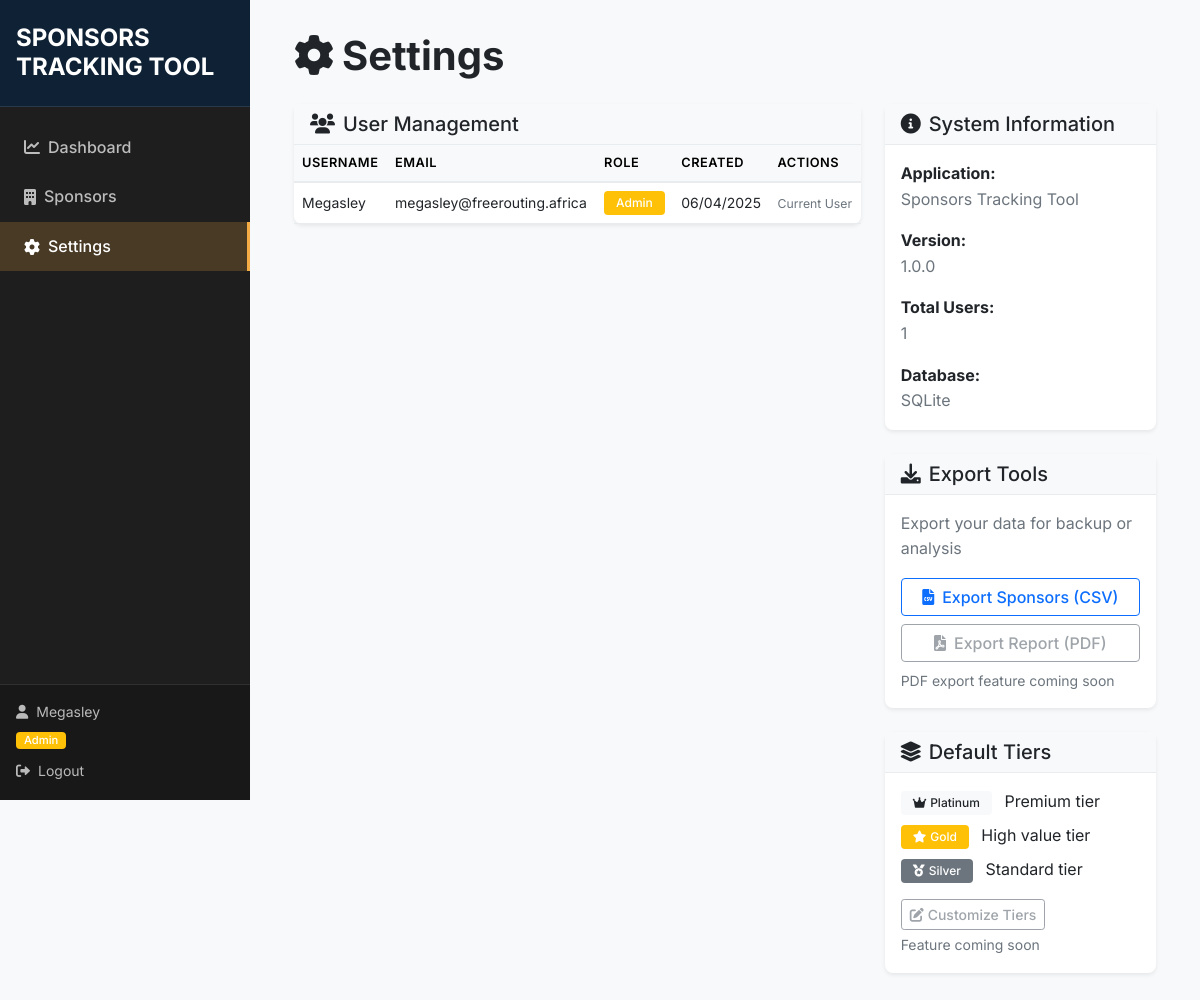
/settings (signed in), run on the app's committed database.
### models.py (models this page shows, shortened)
class User(UserMixin, db.Model):
    id = db.Column(db.Integer, primary_key=True)
    username = db.Column(db.String(64), unique=True, nullable=False)
    email = db.Column(db.String(120), unique=True, nullable=False)
    password_hash = db.Column(db.String(256), nullable=False)
    role = db.Column(db.String(20), default='viewer')  # 'admin' or 'viewer'
    is_admin = db.Column(db.Boolean, default=False)  # Keep for backward compatibility
    created_at = db.Column(db.DateTime, default=datetime.utcnow)
    def is_admin_user(self):
        return self.role == 'admin' or self.is_admin

### routes.py (the view)
@main_bp.route('/settings')
@admin_required
def settings():
    users = User.query.all()
    return render_template('settings.html', users=users)

### auth.py (called while the page is built)
@login_manager.user_loader
def load_user(user_id):
    return User.query.get(int(user_id))

### templates/settings.html (shortened to what this page needs)
{% extends "base_auth.html" %}
{% block content %}
<div class="container-fluid">
    <div class="row">
        <div class="col-12">
            <h1 class="text-navy fw-bold mb-4">
                <i class="fas fa-cog me-2"></i>Settings
            </h1>
        </div>
    </div>
    <div class="row">
        <div class="col-lg-8">
            <div class="card">
                <div class="card-header bg-light">
                    <h5 class="card-title mb-0">
                        <i class="fas fa-users me-2"></i>User Management
                    </h5>
                </div>
                <div class="card-body p-0">
                    {% if users %}
                    <div class="table-responsive">
                        <table class="table table-hover mb-0">
                            <thead class="table-light">
                                <tr>
                                    <th>Username</th>
                                    <th>Email</th>
                                    <th>Role</th>
                                    <th>Created</th>
                                    <th>Actions</th>
                                </tr>
                            </thead>
                            <tbody>
                                {% for user in users %}
                                <tr>
                                    <td class="fw-semibold">{{ user.username }}</td>
                                    <td>{{ user.email }}</td>
                                    <td>
                                        <span class="badge bg-{{ 'warning' if user.role == 'admin' else 'info' }}">
                                            {{ user.role.title() }}
                                        </span>
                                    </td>
                                    <td>{{ user.created_at.strftime('%m/%d/%Y') }}</td>
                                    <td>
                                        {% if user.id != current_user.id %}
                                        <form method="POST" action="{{ url_for('main.change_user_role', user_id=user.id) }}" class="d-inline">
                                            <select name="role" class="form-select form-select-sm d-inline-block w-auto me-2" onchange="this.form.submit()">
                                                <option value="admin" {{ 'selected' if user.role == 'admin' else '' }}>Admin</option>
                                                <option value="viewer" {{ 'selected' if user.role == 'viewer' else '' }}>Viewer</option>
                                            </select>
                                        </form>
                                        {% else %}
                                        <span class="text-muted small">Current User</span>
                                        {% endif %}
                                    </td>
                                </tr>
                                {% endfor %}
                            </tbody>
                        </table>
                    </div>
                    {% else %}
                    <div class="text-center py-4">
                        <i class="fas fa-users fa-2x text-muted mb-3"></i>
                        <p class="text-muted">No users found</p>
                    </div>
                    {% endif %}
                </div>
            </div>
        </div>
        <div class="col-lg-4">
            <div class="card">
                <div class="card-header bg-light">
                    <h5 class="card-title mb-0">
                        <i class="fas fa-info-circle me-2"></i>System Information
                    </h5>
                </div>
                <div class="card-body">
                    <div class="mb-3">
                        <strong>Application:</strong><br>
                        <span class="text-muted">Sponsors Tracking Tool</span>
                    </div>
                    <div class="mb-3">
                        <strong>Version:</strong><br>
                        <span class="text-muted">1.0.0</span>
                    </div>
                    <div class="mb-3">
                        <strong>Total Users:</strong><br>
                        <span class="text-muted">{{ users|length }}</span>
                    </div>
                    <div class="mb-0">
                        <strong>Database:</strong><br>
                        <span class="text-muted">SQLite</span>
                    </div>
                </div>
            </div>
            <div class="card mt-4">
                <div class="card-header bg-light">
                    <h5 class="card-title mb-0">
                        <i class="fas fa-download me-2"></i>Export Tools
                    </h5>
                </div>
                <div class="card-body">
                    <p class="text-muted mb-3">Export your data for backup or analysis</p>
                    <div class="d-grid gap-2">
                        <a href="{{ url_for('main.export_sponsors') }}" class="btn btn-outline-primary">
                            <i class="fas fa-file-csv me-2"></i>Export Sponsors (CSV)
                        </a>
                        <button class="btn btn-outline-secondary" disabled>
                            <i class="fas fa-file-pdf me-2"></i>Export Report (PDF)
                        </button>
                    </div>
                    <div class="form-text mt-2">
                        PDF export feature coming soon
                    </div>
                </div>
            </div>
            <div class="card mt-4">
                <div class="card-header bg-light">
                    <h5 class="card-title mb-0">
                        <i class="fas fa-layer-group me-2"></i>Default Tiers
                    </h5>
                </div>
                <div class="card-body">
                    <div class="mb-2">
                        <span class="badge bg-light text-dark me-2">
                            <i class="fas fa-crown me-1"></i>Platinum
                        </span>
                        Premium tier
                    </div>
                    <div class="mb-2">
                        <span class="badge bg-warning me-2">
                            <i class="fas fa-star me-1"></i>Gold
                        </span>
                        High value tier
                    </div>
                    <div class="mb-3">
                        <span class="badge bg-secondary me-2">
                            <i class="fas fa-medal me-1"></i>Silver
                        </span>
                        Standard tier
                    </div>
                    <button class="btn btn-sm btn-outline-secondary" disabled>
                        <i class="fas fa-edit me-1"></i>Customize Tiers
                    </button>
                    <div class="form-text mt-1">
                        Feature coming soon
                    </div>
                </div>
            </div>
        </div>
    </div>
</div>
{% endblock %}

### templates/base_auth.html (shortened to what this page needs)
<!DOCTYPE html>
<html lang="en">
<head>
    <link href="https://cdn.jsdelivr.net/npm/bootstrap@5.1.3/dist/css/bootstrap.min.css" rel="stylesheet">
    <link href="https://cdnjs.cloudflare.com/ajax/libs/font-awesome/6.0.0/css/all.min.css" rel="stylesheet">
    <link href="{{ url_for('static', filename='css/style.css') }}" rel="stylesheet">
</head>
<body>
    <div class="app-container">
        <nav class="sidebar">
            <div class="sidebar-header">
                <h4 class="text-white fw-bold mb-0">SPONSORS TRACKING TOOL</h4>
            </div>
            <div class="sidebar-menu">
                <a href="{{ url_for('main.dashboard') }}"
                   class="sidebar-link {% if request.endpoint == 'main.dashboard' %}active{% endif %}">
                    <i class="fas fa-chart-line me-2"></i>Dashboard
                </a>
                <a href="{{ url_for('main.sponsors') }}"
                   class="sidebar-link {% if request.endpoint in ['main.sponsors', 'main.sponsor_detail', 'main.add_sponsor', 'main.edit_sponsor'] %}active{% endif %}">
                    <i class="fas fa-building me-2"></i>Sponsors
                </a>
                {% if current_user.role == 'admin' or current_user.is_admin %}
                <a href="{{ url_for('main.settings') }}"
                   class="sidebar-link {% if request.endpoint == 'main.settings' %}active{% endif %}">
                    <i class="fas fa-cog me-2"></i>Settings
                </a>
                {% endif %}
            </div>
            <div class="sidebar-footer">
                <div class="user-info">
                    <div class="username">
                        <i class="fas fa-user me-2"></i>{{ current_user.username }}
                    </div>
                    <div class="user-role">
                        <span class="badge bg-{{ 'warning' if current_user.role == 'admin' else 'info' }}">
                            {{ current_user.role.title() }}
                        </span>
                    </div>
                </div>
                <a href="{{ url_for('main.logout') }}" class="logout-link">
                    <i class="fas fa-sign-out-alt me-2"></i>Logout
                </a>
            </div>
        </nav>
        <div class="main-content">
            <main class="content-area">
                {% block content %}{% endblock %}
            </main>
        </div>
    </div>
</body>
</html>

### static/css/style.css (style rules this page uses)
:root { --nero: #1E1E1E; --orange: #F5AC45; --red: #E2605A; --green: #48BF8C; --gray-bg: #f8f9fa; --white: #ffffff; --light-gray: #e9ecef; --dark-gray: #6c757d; --success: #48BF8C; --danger: #E2605A; --warning: #F5AC45; --info: #48BF8C; }
body { font-family: 'Inter', -apple-system, BlinkMacSystemFont, 'Segoe UI', Roboto, sans-serif; background-color: var(--gray-bg); color: #212529; line-height: 1.6; margin: 0; padding: 0; overflow-x: hidden; }
.app-container { display: flex; min-height: 100vh; }
.sidebar { width: 250px; background-color: var(--nero); color: white; position: fixed; height: 100vh; left: 0; top: 0; z-index: 1000; display: flex; flex-direction: column; }
.sidebar-header { padding: 1.5rem 1rem; border-bottom: 1px solid rgba(255, 255, 255, 0.1); background-color: #0f2235; }
.sidebar-menu { flex: 1; padding: 1rem 0; }
.sidebar-link { display: flex; align-items: center; padding: 0.75rem 1.5rem; color: rgba(255, 255, 255, 0.7); text-decoration: none; transition: all 0.3s ease; font-weight: 500; border: none; background: none; width: 100%; text-align: left; }
.sidebar-link.active { background-color: rgba(245, 172, 69, 0.2); color: white; border-right: 3px solid var(--orange); }
.sidebar-footer { padding: 1rem; border-top: 1px solid rgba(255, 255, 255, 0.1); background-color: rgba(0, 0, 0, 0.2); }
.user-info { color: rgba(255, 255, 255, 0.7); font-size: 0.875rem; margin-bottom: 0.5rem; }
.user-info .username { margin-bottom: 0.3rem; }
.user-info .user-role { margin-top: 0.3rem; }
.user-info .user-role .badge { font-size: 0.7rem; padding: 0.2rem 0.5rem; }
.logout-link { color: rgba(255, 255, 255, 0.7); text-decoration: none; font-size: 0.875rem; transition: color 0.3s ease; }
.main-content { margin-left: 250px; flex: 1; min-height: 100vh; background-color: var(--gray-bg); }
.content-area { padding: 2rem; }
.text-navy { color: var(--navy) !important; }
.card { border: none; box-shadow: 0 0.125rem 0.25rem rgba(0, 0, 0, 0.075); border-radius: 0.5rem; transition: box-shadow 0.15s ease-in-out; }
.card-header { border-bottom: 1px solid var(--light-gray); font-weight: 600; }
.btn { transition: all 0.3s ease; font-weight: 500; }
.table { font-size: 0.875rem; }
.table th { font-size: 0.8rem; font-weight: 600; text-transform: uppercase; letter-spacing: 0.5px; }
.table th { border-top: none; font-weight: 600; color: var(--navy); background-color: var(--gray-bg); border-bottom: 2px solid var(--light-gray); }
.table td { vertical-align: middle; border-bottom: 1px solid var(--light-gray); }
.badge { font-weight: 500; font-size: 0.75rem; padding: 0.375rem 0.75rem; }

### data on the page
User: username "Megasley", role "Admin", email "megasley@freerouting.africa", created_at "06/04/2025", shows "Current User"

### other printed values
{{ users|length }} "1"
